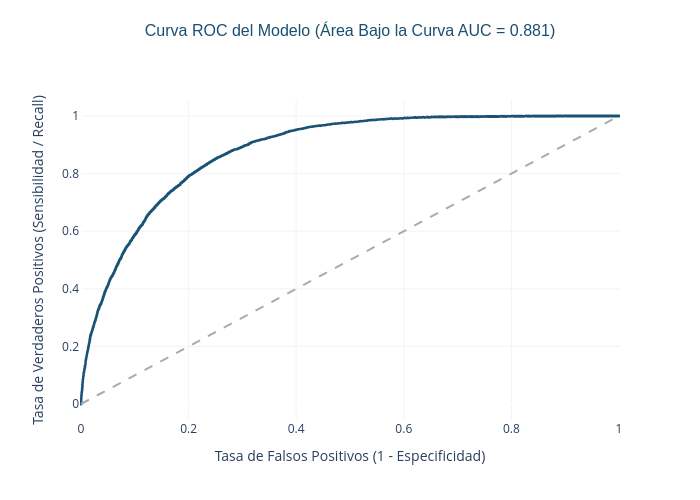

The code cell stored with this chart in its notebook:
### Code cell
from sklearn.metrics import roc_curve, roc_auc_score
import plotly.express as px

# Calcular tasas
fpr, tpr, thresholds = roc_curve(y_true, y_probs)
auc_score = roc_auc_score(y_true, y_probs)

# Crear DataFrame para Plotly
df_roc = pd.DataFrame({'FPR': fpr, 'TPR': tpr, 'Umbral': thresholds})

fig_roc = px.line(df_roc, x='FPR', y='TPR', hover_data=['Umbral'],
                 title=f"Curva ROC del Modelo (Área Bajo la Curva AUC = {auc_score:.3f})")

# Estilizar línea y layout
fig_roc.update_traces(line=dict(color='#1A5276', width=3))
fig_roc.add_shape(type='line', line=dict(dash='dash', color='#A6ACAF', width=2), x0=0, x1=1, y0=0, y1=1) # Línea aleatoria

fig_roc.update_layout(
    title={'y':0.95, 'x':0.5, 'xanchor': 'center', 'font': {'size': 16, 'color': '#1B4F72', 'family': 'Arial, Bold'}},
    xaxis_title="Tasa de Falsos Positivos (1 - Especificidad)",
    yaxis_title="Tasa de Verdaderos Positivos (Sensibilidad / Recall)",
    plot_bgcolor='white',
    width=700, height=500
)
fig_roc.update_xaxes(showgrid=True, gridcolor='#F2F3F4')
fig_roc.update_yaxes(showgrid=True, gridcolor='#F2F3F4')

fig_roc.show()

### Figure 1 — Plotly figure (JSON) as saved in the notebook; plotly's stock layout.template omitted (floating-point values rounded to 4 significant figures; data arrays with more than 128 entries replaced by an {"elided": "..."} marker saying what was removed)
{"data": [{"customdata": {"elided": "7537x1 float values"}, "hovertemplate": "FPR=%{x}<br>TPR=%{y}<br>Umbral=%{customdata[0]}<extra></extra>", "legendgroup": "", "line": {"color": "#1A5276", "dash": "solid", "width": 3}, "marker": {"symbol": "circle"}, "mode": "lines", "name": "", "showlegend": false, "type": "scattergl", "x": {"elided": "7537 float values"}, "xaxis": "x", "y": {"elided": "7537 float values"}, "yaxis": "y"}], "layout": {"height": 500, "legend": {"tracegroupgap": 0}, "plot_bgcolor": "white", "shapes": [{"line": {"color": "#A6ACAF", "dash": "dash", "width": 2}, "type": "line", "x0": 0, "x1": 1, "y0": 0, "y1": 1}], "title": {"font": {"color": "#1B4F72", "family": "Arial, Bold", "size": 16}, "text": "Curva ROC del Modelo (Área Bajo la Curva AUC = 0.881)", "x": 0.5, "xanchor": "center", "y": 0.95}, "width": 700, "xaxis": {"anchor": "y", "domain": [0, 1], "gridcolor": "#F2F3F4", "showgrid": true, "title": {"text": "Tasa de Falsos Positivos (1 - Especificidad)"}}, "yaxis": {"anchor": "x", "domain": [0, 1], "gridcolor": "#F2F3F4", "showgrid": true, "title": {"text": "Tasa de Verdaderos Positivos (Sensibilidad / Recall)"}}}}
